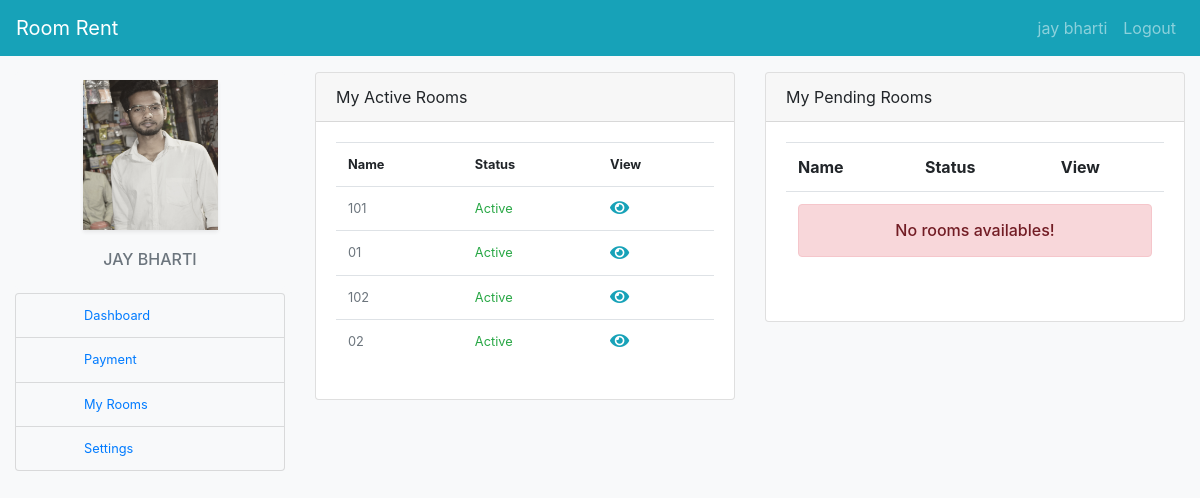
/renter_rooms/ (signed in), run on the app's committed database.
### datawork/models.py (models this page shows, shortened)
class RoomRenter(models.Model):
    rr_id = models.AutoField(primary_key=True)
    user_id = models.ForeignKey(User,on_delete=models.CASCADE)
    rr_contact = models.CharField(max_length=10,unique=True)
    rr_image = models.ImageField(upload_to="profile")
    rr_street = models.TextField(max_length=200)
    state = models.ForeignKey(State,on_delete=models.DO_NOTHING)
    city = models.ForeignKey(City,on_delete=models.DO_NOTHING)
    rr_id_proof = models.ImageField(upload_to="profile/proof")

class RoomAllot(models.Model):
    ra_id = models.AutoField(primary_key=True)
    ra_room_id = models.ForeignKey(Room, on_delete=models.DO_NOTHING)
    user_id = models.ForeignKey(User, on_delete=models.DO_NOTHING,related_name='user_id')
    renter = models.ForeignKey(User, on_delete=models.DO_NOTHING,related_name='renter')
    ra_doc = models.DateTimeField(default=datetime.now(), blank=True)
    ra_status = models.CharField(max_length=20, default='1',choices=(("0", "Request"), ("1", "Active"),("2","Pending")))
    slug = models.SlugField()

class Room(models.Model):
    r_id = models.AutoField(primary_key=True)
    user_id = models.ForeignKey(User,on_delete=models.CASCADE)
    r_title = models.CharField(max_length=100)
    r_rent = models.IntegerField()
    r_type = models.ForeignKey(RoomType,on_delete=models.DO_NOTHING)
    r_desc = models.TextField(max_length=200)
    r_image = models.ImageField(upload_to="image")
    slug = models.SlugField()
    r_status = models.CharField(max_length=20, default='1',choices=(("0", "Pending"), ("1", "Active")))
    r_doc = models.DateTimeField(default=datetime.now(), blank=True)

### datawork/views.py (the view)
# urls.py: path('renter_rooms/',views.renter_rooms,name="renter_rooms"),
@login_required(login_url=logins)
def renter_rooms(r):
    data = {
        "user": RoomRenter.objects.filter(user_id__username=r.user),
        "userdata": User.objects.filter(username=r.user),
        "rooms_a": RoomAllot.objects.filter(renter__username=r.user, ra_status='1'),
        "rooms_p": RoomAllot.objects.filter(renter__username=r.user, ra_status='2'),
    }
    return render(r,'roomrenter/rr_rooms.html',data)

### templates/roomrenter/rr_rooms.html
{% extends 'roomrenter/rr_base.html' %}
{% load template_tags %}
{% block content %}
<div class="col-lg-9">
<div class="row">
    <div class="col-lg-6">
        <div class="card">
                <div class="card-header">My Active Rooms</div>
                <div class="card-body ">
                    <table class="table table-responsive-sm ">
                        <tr class="small">
                            <th>Name</th>
                            <th>Status</th>
                            <th>View</th>
                        </tr>
                        {% for r in rooms_a %}
                            <tr class="small">
                            <td class="text-muted">{{ r.ra_room_id.r_title }}</td>
                            <td>
                                <span class="text-success">Active</span>
                            </td>
                            <td><a href="{% url 'room_view' r.ra_room_id.slug %}" class="m-0 p-0"><i class="fas fa-eye fa-lg text-info"></i></a></td>
                            </tr>
                        {% empty %}
                            <tr>
                                <td colspan="3"><div class="alert alert-danger h6 text-center p-3" role="alert">No rooms availables!</div></td>
                            </tr>
                        {% endfor %}
                    </table>
                </div>
            </div>
    </div>
     <div class="col-lg-6">
        <div class="card">
                <div class="card-header">My Pending Rooms</div>
                <div class="card-body ">
                    <table class="table table-responsive-sm ">
                        <tr>
                            <th>Name</th>
                            <th>Status</th>
                            <th>View</th>
                        </tr>
                        {% for r in rooms_p %}
                            <tr class="small">
                            <td class="text-muted">{{ r.ra_room_id.r_title }}</td>
                            <td>
                                <span class="text-danger">Pending</span>
                            </td>
                            <td><a href="{% url 'room_view' r.ra_room_id.slug %}" class="m-0 p-0"><i class="fas fa-eye fa-lg text-info"></i></a></td>
                            </tr>
                        {% empty %}
                            <tr>
                                <td colspan="3"><div class="alert alert-danger h6 text-center p-3" role="alert">No rooms availables!</div></td>
                            </tr>
                        {% endfor %}
                    </table>
                </div>
            </div>
    </div>
</div>
</div>
{% endblock %}

### templates/roomrenter/rr_base.html (shortened to what this page needs)
<!DOCTYPE html>
<html lang="en">
<head>
    {% load static %}
    <link rel="stylesheet" href="{% static 'bootstrap.css' %}">
    <link rel="stylesheet" href="https://use.fontawesome.com/releases/v5.5.0/css/all.css">
</head>
<body class="bg-light">
    <nav class="navbar navbar-expand-lg navbar-dark bg-info sticky-top">
        <a href="{% url 'homepage' %}" class="navbar-brand">Room Rent</a>
        <ul class="navbar-nav ml-auto">
            <li class="nav-item"><a href="{% url 'renter_profile' %}" class="nav-link ml-2">{{ request.user.first_name }} {{ request.user.last_name }}</a></li>
            <li class="nav-item"><a href="{% url 'logouts' %}" class="nav-link">Logout</a></li>
        </ul>
    </nav>
    <div class="container-fluid mt-3">
        <div class="row">
            <div class="col-lg-3">
                <div class="card border-0 bg-light">
                    <center>
                    <img src="{{ user.0.rr_image.url }}" class="shadow-sm mt-2" width="50%" height="150px" alt="logo">
                    <div class="card-body">
                        <h1 class="text-truncate h6 p-0 m-0  text-center text-uppercase text-muted">{{ userdata.0.first_name }} {{ userdata.0.last_name }}</h1>
                    </div>
                   </center>
                </div>
                <ul class="list-group mt-1 ">
                          <li class="list-group-item bg-light"><a href="{% url 'renter_profile' %}" class="nav-link small p-0 m-0 ml-5">Dashboard</a></li>
                          <li class="list-group-item bg-light"><a href="{% url 'renter_payment' %}" class="nav-link small p-0 m-0 ml-5">Payment</a></li>
                          <li class="list-group-item bg-light"><a href="{% url 'renter_rooms' %}" class="nav-link small p-0 m-0 ml-5">My Rooms</a></li>
                          <li class="list-group-item bg-light"><a href="{% url 'password_change_renter' %}" class="nav-link small p-0 m-0 ml-5">Settings</a></li>
                </ul>
            </div>
            {% block content %}{% endblock %}
        </div>
    </div>
</body>
</html>

### data on the page
RoomRenter: rr_image (picture)
RoomAllot: ra_room_id.r_title "101"
RoomAllot: ra_room_id.r_title "01"
RoomAllot: ra_room_id.r_title "102"
RoomAllot: ra_room_id.r_title "02"

### other printed values
{{ request.user.first_name }} "jay"
{{ request.user.last_name }} "bharti"
{{ userdata.0.first_name }} "JAY"
{{ userdata.0.last_name }} "BHARTI"
